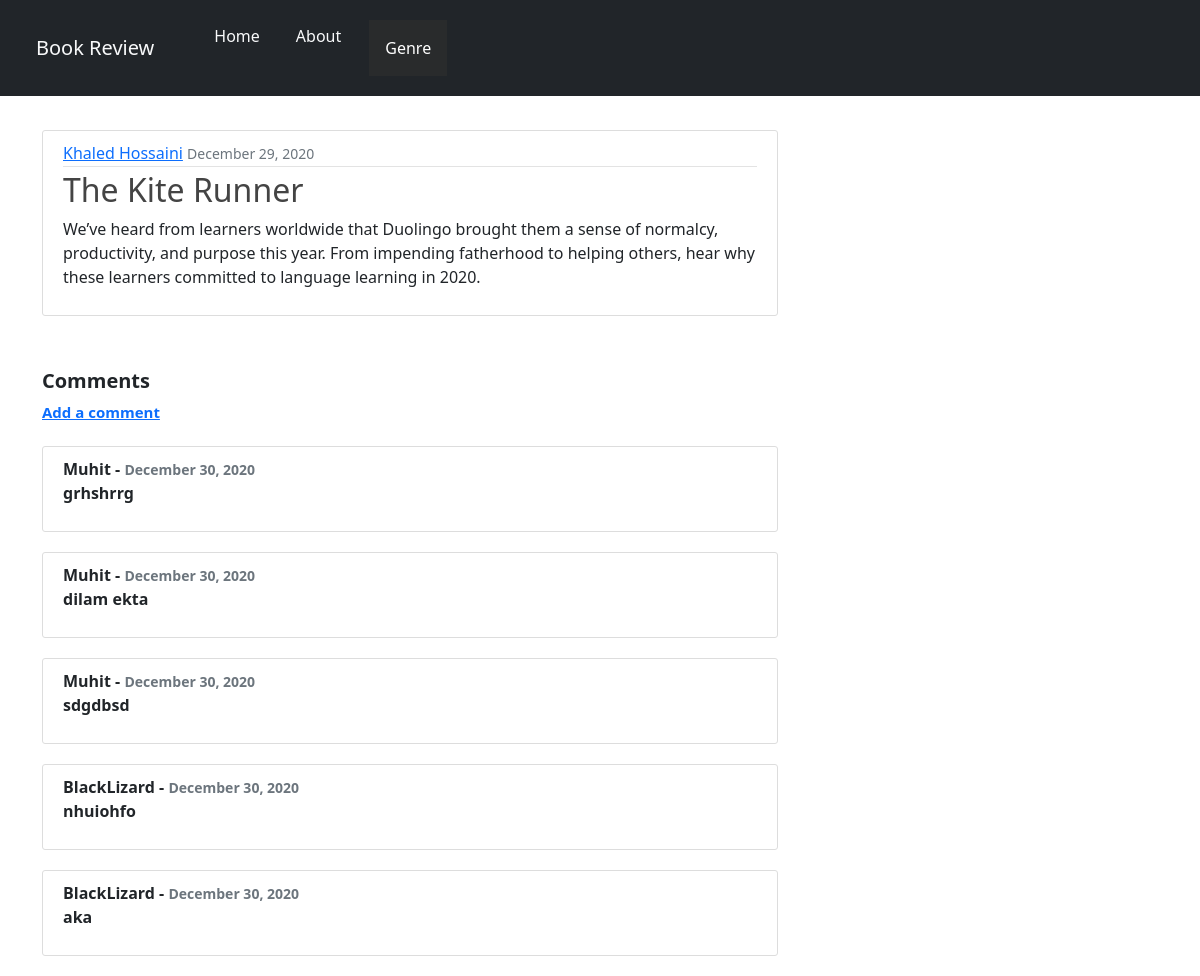
/post/5/ (signed in), run on the app's committed database.
### blog/models.py (models this page shows, shortened)
class Book(models.Model):
    title = models.CharField(max_length=100)
    content = models.TextField()
    date_posted = models.DateTimeField(default=timezone.now)
    author = models.CharField(max_length=100)
    genre = models.CharField(max_length=100)

class Comment(models.Model):
    username = models.ForeignKey(User, on_delete=models.CASCADE)
    content = models.TextField(max_length=300)
    date_commented = models.DateTimeField(default=timezone.now)
    commented_post = models.ForeignKey(Book, related_name="comments", on_delete=models.CASCADE)

### blog/views.py (the view)
# urls.py: path('post/<int:pk>/', BookDetailView.as_view(), name='book-detail'),
class BookDetailView(DetailView):
    model = Book

### blog/templates/blog/book_detail.html (shortened to what this page needs)
{% extends "blog/base.html" %}
{% load crispy_forms_tags %}
{% block content %}
  <article class="media content-section">
    <div class="media-body">
      <div class="article-metadata">
        <a class="mr-2" href="#">{{ object.author }}</a>
        <small class="text-muted">{{ object.date_posted|date:"F d, Y" }}</small>
      </div>
      <h2 class="article-title">{{ object.title }}</h2>
      <p class="article-content">{{ object.content }}</p>
    </div>
  </article>
  <div style="font-size:20px;margin-top:50px">
    <b>Comments<b>
    <a style="font-size:15px" href="{% url 'add-comment' object.pk %}">Add a comment</a>
  </div>
  <div style="margin-top:20px">
    {% if not object.comments.all %}
      <article class="media content-section">No Comments</article>
    {% else %}
      {% for comment in object.comments.all %}
        <article class="media content-section">
          {{ comment.username }} -
          <small class="text-muted">{{ comment.date_commented|date:"F d, Y" }}</small>
          <p class="article-content">{{ comment.content }}</p>
          </article>
        {% endfor %}
    {% endif %}
  </div>
{% endblock content %}

### blog/static/blog/main.css (style rules this page uses)
.content-section { background: #ffffff; padding: 10px 20px; border: 1px solid #dddddd; border-radius: 3px; margin-bottom: 20px; }
.article-title { color: #444444; }
.article-content { white-space: pre-line; }
.article-metadata { padding-bottom: 1px; margin-bottom: 4px; border-bottom: 1px solid #e3e3e3 }

### data on the page
Book: author "Khaled Hossaini", date_posted "December 29, 2020", title "The Kite Runner", content "We’ve heard from learners worldwide that Duolingo brought them a sense of normalcy, productivity, and purpose this year. From impending fatherhood to helping others, hear why these learners committed to language learning in 2020."
Comment: username "Muhit", date_commented "December 30, 2020", content "grhshrrg"
Comment: username "Muhit", date_commented "December 30, 2020", content "dilam ekta"
Comment: username "Muhit", date_commented "December 30, 2020", content "sdgdbsd"
Comment: username "BlackLizard", date_commented "December 30, 2020", content "nhuiohfo"
Comment: username "BlackLizard", date_commented "December 30, 2020", content "aka"
